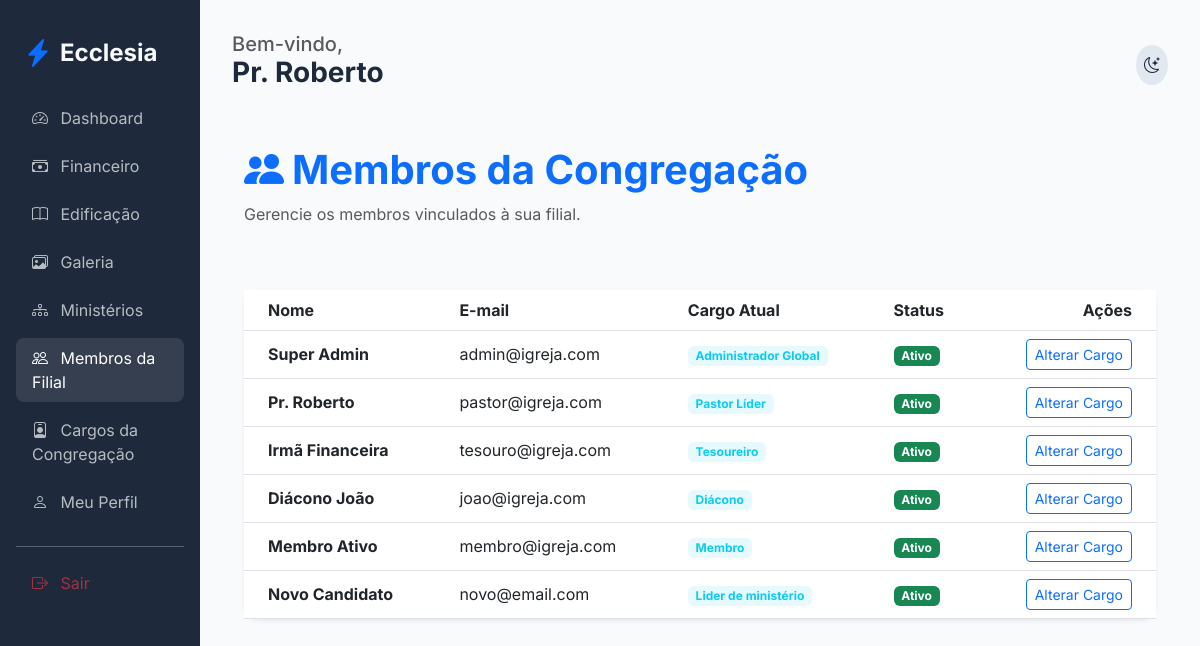
The page /members/my-church/members (signed in) on the database its author committed.
### app/core/models.py (models this page shows, shortened)
class User(db.Model, UserMixin):
    id = db.Column(db.Integer, primary_key=True)
    name = db.Column(db.String(100), nullable=False)
    email = db.Column(db.String(120), unique=True, nullable=False)
    password_hash = db.Column(db.String(128))
    birth_date = db.Column(db.Date)
    gender = db.Column(db.String(20))
    documents = db.Column(db.String(200))
    address = db.Column(db.Text)
    phone = db.Column(db.String(50))
    status = db.Column(db.String(20), default='pending')  # pending, active, rejected
    is_ministry_leader = db.Column(db.Boolean, default=False)
    church_id = db.Column(db.Integer, db.ForeignKey('church.id'))
    family_id = db.Column(db.Integer, db.ForeignKey('family.id'), nullable=True)
    church_role_id = db.Column(db.Integer, db.ForeignKey('church_role.id'), nullable=True)  # ← NOVO
    ministries = db.relationship('Ministry', secondary=member_ministries, backref=db.backref('members', lazy='dynamic'))

class ChurchRole(db.Model):
    id = db.Column(db.Integer, primary_key=True)
    name = db.Column(db.String(80), nullable=False)
    description = db.Column(db.Text, nullable=True)
    church_id = db.Column(db.Integer, db.ForeignKey('church.id'), nullable=False)
    is_active = db.Column(db.Boolean, default=True)
    order = db.Column(db.Integer, default=0)  # para ordenar na exibição
    users = db.relationship('User', backref='church_role', lazy=True)

### app/modules/members/routes.py (the view)
@members_bp.route('/my-church/members')
@login_required
def church_members():
    if not current_user.church_role or current_user.church_role.name not in ['Administrador Global', 'Pastor Líder']:
        flash('Acesso negado.', 'danger')
        return redirect(url_for('members.dashboard'))
    members = User.query.filter_by(church_id=current_user.church_id).all()
    return render_template('members/church_members.html', members=members)

### app/templates/members/church_members.html
{% extends "base.html" %}
{% block content %}
<div class="container py-4">
    <div class="d-flex justify-content-between align-items-center mb-5">
        <div>
            <h1 class="fw-bold text-primary"><i class="bi bi-people-fill me-2"></i>Membros da Congregação</h1>
            <p class="text-muted">Gerencie os membros vinculados à sua filial.</p>
        </div>
    </div>
    <div class="card border-0 shadow-sm">
        <div class="table-responsive">
            <table class="table table-hover align-middle mb-0">
                <thead class="bg-light">
                    <tr>
                        <th class="ps-4">Nome</th>
                        <th>E-mail</th>
                        <th>Cargo Atual</th>
                        <th>Status</th>
                        <th class="text-end pe-4">Ações</th>
                    </tr>
                </thead>
                <tbody>
                    {% for member in members %}
                    <tr>
                        <td class="ps-4 fw-bold">{{ member.name }}</td>
                        <td>{{ member.email }}</td>
                        <td><span class="badge bg-info bg-opacity-10 text-info">{{ member.church_role.name if member.church_role else 'Sem cargo' }}</span></td>
                        <td>
                            {% if member.status == 'active' %}
                            <span class="badge bg-success">Ativo</span>
                            {% elif member.status == 'pending' %}
                            <span class="badge bg-warning">Pendente</span>
                            {% else %}
                            <span class="badge bg-danger">Inativo</span>
                            {% endif %}
                        </td>
                        <td class="text-end pe-4">
                            <a href="{{ url_for('members.promote_member', id=member.id) }}" class="btn btn-sm btn-outline-primary">Alterar Cargo</a>
                        </td>
                    </tr>
                    {% endfor %}
                </tbody>
            </table>
        </div>
    </div>
</div>
{% endblock %}

### app/templates/base.html (shortened to what this page needs)
<!DOCTYPE html>
<html lang="pt-BR">
<head>
    <link href="https://cdn.jsdelivr.net/npm/bootstrap@5.3.0/dist/css/bootstrap.min.css" rel="stylesheet">
    <link href="https://cdn.jsdelivr.net/npm/bootstrap-icons@1.10.0/font/bootstrap-icons.css" rel="stylesheet">
    <link rel="stylesheet" href="{{ url_for('static', filename='css/premium.css') }}">
</head>
<body>
    <div class="container-fluid">
        <div class="row">
            {% if current_user.is_authenticated %}
            <div class="col-md-3 col-lg-2 sidebar d-none d-md-block">
                <div class="d-flex align-items-center mb-4 px-2">
                    <i class="bi bi-lightning-charge-fill text-primary fs-3 me-2"></i>
                    <h4 class="mb-0 fw-bold">Ecclesia</h4>
                </div>
                <nav class="nav flex-column">
                    <a class="nav-link {{ 'active' if request.endpoint == 'members.dashboard' }}" href="{{ url_for('members.dashboard') }}">
                        <i class="bi bi-speedometer2 me-2"></i> Dashboard
                    </a>
                    <a class="nav-link {{ 'active' if 'finance' in request.endpoint }}" href="{{ url_for('finance.dashboard') }}">
                        <i class="bi bi-cash-stack me-2"></i> Financeiro
                    </a>
                    <a class="nav-link {{ 'active' if 'edification' in request.endpoint }}" href="{{ url_for('edification.list_studies') }}">
                        <i class="bi bi-book me-2"></i> Edificação
                    </a>
                    <a class="nav-link {{ 'active' if 'gallery' in request.endpoint }}" href="{{ url_for('edification.gallery') }}">
                        <i class="bi bi-images me-2"></i> Galeria
                    </a>
                    <a class="nav-link {{ 'active' if 'ministries' in request.endpoint }}" href="{{ url_for('members.list_ministries') }}">
                        <i class="bi bi-diagram-3 me-2"></i> Ministérios
                    </a>
                    {% if current_user.church_role and current_user.church_role.name in ['Administrador Global', 'Pastor Líder'] %}
                    <a class="nav-link {{ 'active' if 'church_members' in request.endpoint }}" href="{{ url_for('members.church_members') }}">
                        <i class="bi bi-people me-2"></i> Membros da Filial
                    </a>
                    <a class="nav-link {{ 'active' if 'roles' in request.endpoint }}" href="{{ url_for('admin.list_roles') }}">
                        <i class="bi bi-person-badge me-2"></i> Cargos da Congregação
                    </a>
                    {% endif %}
                    <a class="nav-link" href="{{ url_for('members.profile') }}">
                        <i class="bi bi-person me-2"></i> Meu Perfil
                    </a>
                    <hr class="my-3 opacity-25">
                    <a class="nav-link text-danger" href="{{ url_for('auth.logout') }}">
                        <i class="bi bi-box-arrow-right me-2"></i> Sair
                    </a>
                </nav>
            </div>
            {% endif %}
            <div class="col-md-9 col-lg-10 main-content {{ 'mx-auto' if not current_user.is_authenticated }}">
                <header class="d-flex justify-content-between align-items-center mb-4">
                    <div>
                        {% if current_user.is_authenticated %}
                        <h5 class="text-muted mb-0">Bem-vindo,</h5>
                        <h3 class="fw-bold">{{ current_user.name }}</h3>
                        {% endif %}
                    </div>
                    <div class="d-flex align-items-center gap-3">
                        <div class="theme-toggle" onclick="toggleTheme()">
                            <i class="bi bi-moon-stars" id="theme-icon"></i>
                        </div>
                    </div>
                </header>
                {% block content %}{% endblock %}
            </div>
        </div>
    </div>
</body>
</html>

### app/static/css/premium.css (style rules this page uses)
:root { --primary: #4f46e5; --primary-hover: #4338ca; --secondary: #64748b; --success: #10b981; --danger: #ef4444; --warning: #f59e0b; --info: #06b6d4; --bg-main: #f8fafc; --bg-card: #ffffff; --text-main: #1e293b; --text-muted: #64748b; --border: #e2e8f0; --sidebar-bg: #1e293b; --sidebar-text: #f8fafc; }
body { font-family: 'Inter', sans-serif; background-color: var(--bg-main); color: var(--text-main); transition: all 0.3s ease; }
.sidebar { background-color: var(--sidebar-bg); color: var(--sidebar-text); min-height: 100vh; padding: 2rem 1rem; }
.nav-link { color: var(--sidebar-text); opacity: 0.7; transition: all 0.2s; border-radius: 0.5rem; margin-bottom: 0.5rem; }
.nav-link:hover, .nav-link.active { opacity: 1; background-color: rgba(255,255,255,0.1); color: white; }
.main-content { padding: 2rem; }
.card { background-color: var(--bg-card); border: 1px solid var(--border); border-radius: 1rem; box-shadow: 0 4px 6px -1px rgb(0 0 0 / 0.1); transition: transform 0.2s; }
.theme-toggle { cursor: pointer; padding: 0.5rem; border-radius: 50%; background: var(--border); display: flex; align-items: center; justify-content: center; }

### rows shown on the page
User: name "Pr. Roberto", email "pastor@igreja.com", church_role "Pastor Líder", status "Ativo"
User: name "Super Admin", email "admin@igreja.com", church_role "Administrador Global", status "Ativo"
User: name "Irmã Financeira", email "tesouro@igreja.com", church_role "Tesoureiro", status "Ativo"
User: name "Diácono João", email "joao@igreja.com", church_role "Diácono", status "Ativo"
User: name "Membro Ativo", email "membro@igreja.com", church_role "Membro", status "Ativo"
User: name "Novo Candidato", email "novo@email.com", church_role "Lider de ministério", status "Ativo"
